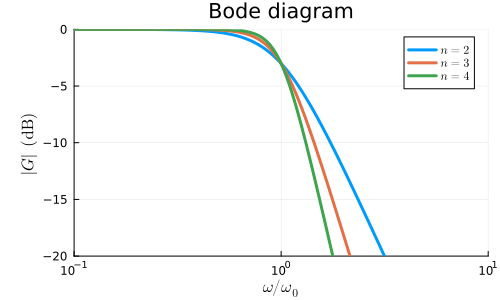

Reproduce this figure in Julia.
using LaTeXStrings
using Plots
gr()

# set omega / omega0 -> omegas
len_omega = 256
omega_max = 100.0
omega_min = 0.01
omegas = logrange(omega_min, omega_max, length=len_omega)
pole2 = [exp(im * pi * (0.5 + (2*k-1)/(2*2))) for k in 1:2]
G2 = 1.0 ./ ((im .* omegas .- pole2[1]) .* (im .* omegas .- pole2[2]))
pole3 = [exp(im * pi * (0.5 + (2*k-1)/(2*3))) for k in 1:3]
G3 = 1.0 ./ ((im .* omegas .- pole3[1]) .* (im .* omegas .- pole3[2]) .* (im .* omegas .- pole3[3]))
pole4 = [exp(im * pi * (0.5 + (2*k-1)/(2*4))) for k in 1:4]
G4 = 1.0 ./ ((im .* omegas .- pole4[1]) .* (im .* omegas .- pole4[2]) .* (im .* omegas .- pole4[3]) .* (im .* omegas .- pole4[4]))
absG2 = abs.(G2)
dB_G2 = 20 * log10.(absG2)
argG2 = angle.(G2) .* 180 / pi
absG3 = abs.(G3)
dB_G3 = 20 * log10.(absG3)
argG3 = angle.(G3) .* 180 / pi
absG4 = abs.(G4)
dB_G4 = 20 * log10.(absG4)
argG4 = angle.(G4) .* 180 / pi

p1 = plot(omegas, dB_G2, linewidth=3, xlabel=L"\omega / \omega_0", ylabel=L"\vert G \vert \ (\mathrm{dB})", title="Bode diagram", label=L"n=2", xscale=:log10, left_margin=5Plots.mm, 
            xlim=[0.1, 10], ylim=[-20, 0])
p1 = plot!(omegas, dB_G3, linewidth=3, label=L"n=3", xscale=:log10)
p1 = plot!(omegas, dB_G4, linewidth=3, label=L"n=4", xscale=:log10)
plt = plot(p1, layout=(1, 1), size=(500, 300))
savefig(plt, "butterworth.png")
